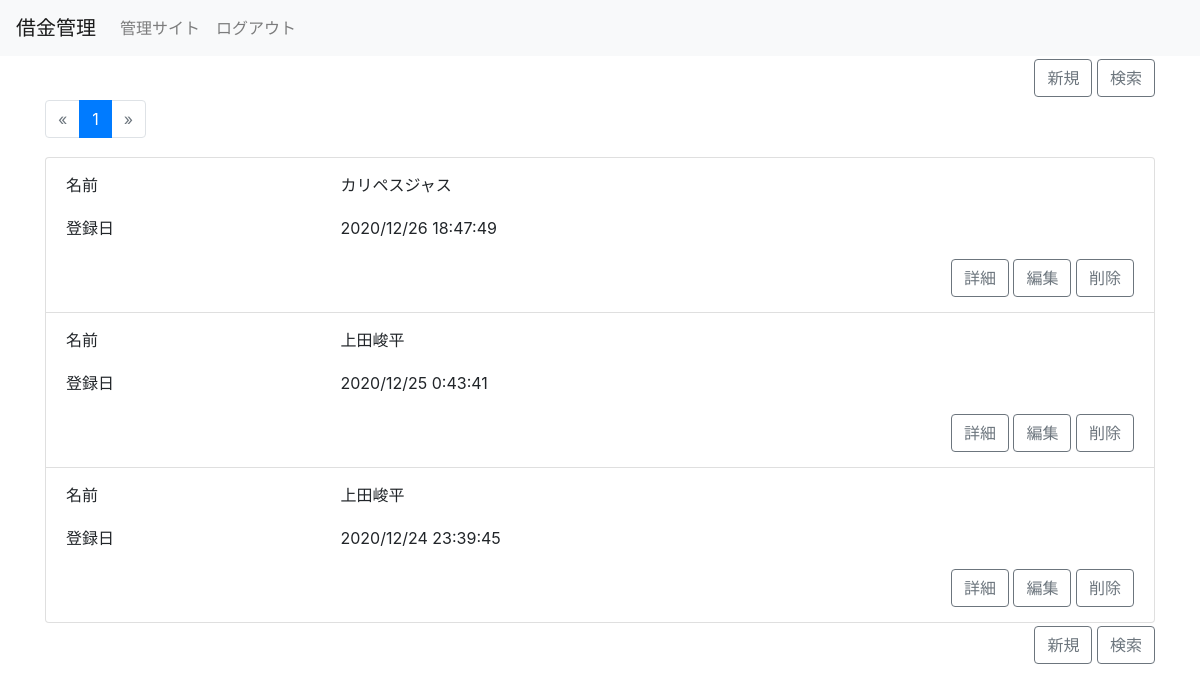
The app's page / (signed in), older data.
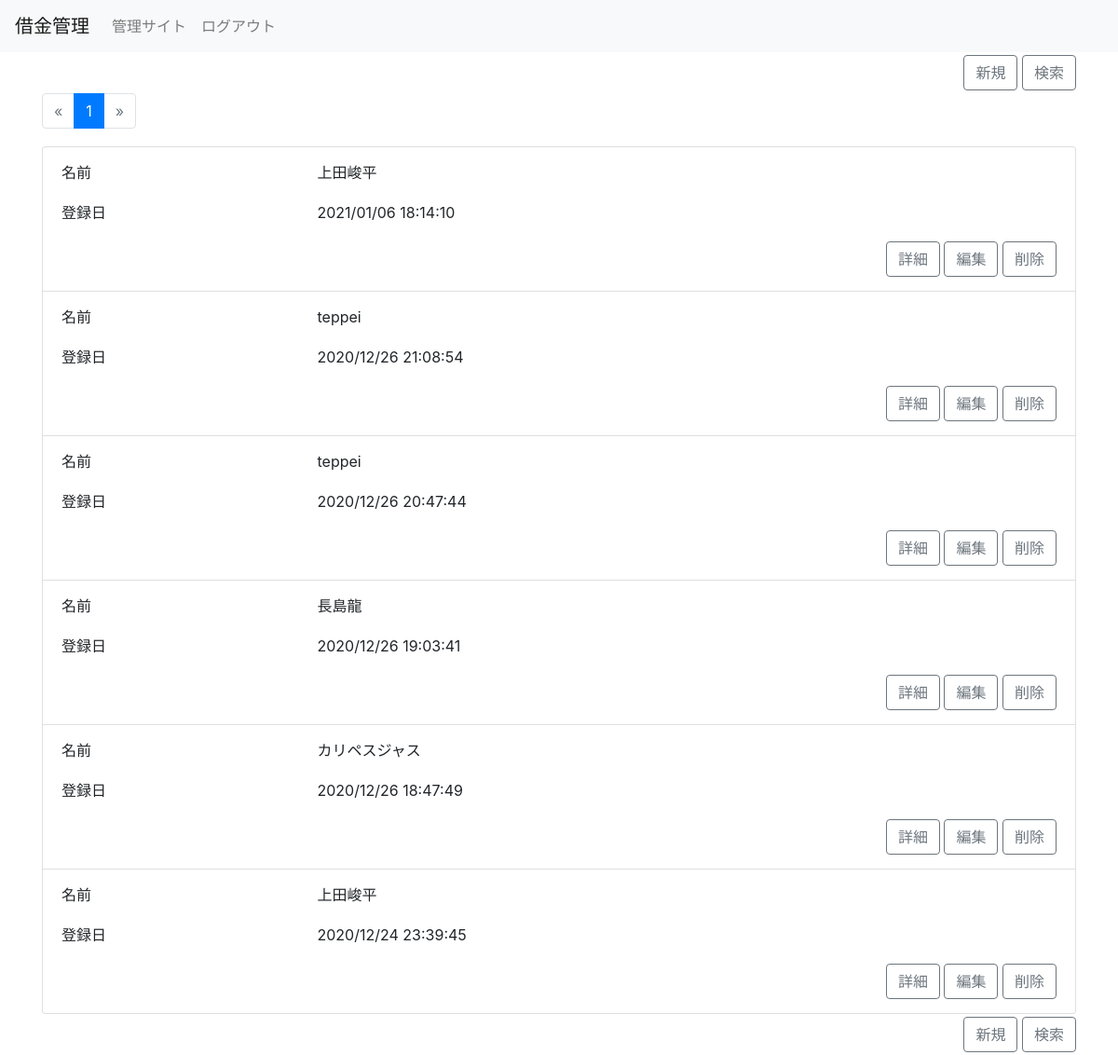
The same page, newer data.
### app/models.py (models this page shows, shortened)
class Item(models.Model):
    name = models.CharField(
        verbose_name="名前",
        max_length=200,
    )
    money = models.IntegerField(
        verbose_name="貸したお金",
        validators=[validators.MinValueValidator(0)]
    )
    memo = models.TextField(
        verbose_name="備考",
        max_length=300,
        blank=True,
        null=True,
    )
    created_at = models.DateTimeField(
        verbose_name="登録日",
        auto_now_add=True
    )
    class Meta:
        verbose_name = "アイテム",
        verbose_name_plural = "アイテム"

### app/views.py (the view)
# urls.py: path("", ItemFilterView.as_view(), name="index"),
class ItemFilterView(LoginRequiredMixin, FilterView):
    model = Item
    filterset_class = ItemFilter
    queryset = Item.objects.all().order_by("-created_at")
    strict = False
    paginate_by = 10
    def get(self, request, **kwargs):
        if request.GET:
            request.session["query"] = request.GET
        else:
            request.GET = request.GET.copy()
            if "query" in request.session.keys():
                for key in request.session["query"].keys():
                    request.GET[key] = request.session["query"][key]
        return super().get(request, **kwargs)

### app/templates/app/item_filter.html (shortened to what this page needs)
{% extends "./_base.html" %}
{% block content %}
{% load crispy_forms_tags %}
<div class="container">
    <div class="row">
        <div class="col-12">
            <div class="float-right">
                <a class="btn btn-outline-secondary" href="{% url 'create' %}">新規</a>
                <a class="btn btn-outline-secondary" data-toggle="modal" data-target="#myModal" href="#">検索</a>
            </div>
        </div>
    </div>
    <div class="row" >
        <div class="col-12">
            {% include "./_pagination.html" %}
        </div>
    </div>
    <div class="row">
        <div class="col-12">
            <ul class="list-group">
                {% for item in item_list %}
                <li class="list-group-item">
                    <div class="row">
                        <div class="col-3">
                            <p>名前</p>
                        </div>
                        <div class="col-9">
                            <p>{{ item.name }}</p>
                        </div>
                    </div>
                    <div class="row">
                        <div class="col-3">
                            <p>登録日</p>
                        </div>
                        <div class="col-9">
                            <p>{{item.created_at|date:"Y/m/d G:i:s"}}</p>
                        </div>
                    </div>
                    <div class="row">
                        <div class="col-12">
                            <div class="float-right">
                                <a class="btn btn-outline-secondary " href="{% url 'detail' item.pk %}">詳細</a>
                                <a class="btn btn-outline-secondary " href="{% url 'update' item.pk %}">編集</a>
                                <a class="btn btn-outline-secondary " href="{% url 'delete' item.pk %}">削除</a>
                            </div>
                        </div>
                    </div>
                </li>
                {% empty %}
                <li class="list-group-item">
                    対象のデータがありません
                </li>
                {% endfor %}
            </ul>
        </div>
    </div>
    <div class="row" >
        <div class="col-12">
            <div class="float-right">
                <a class="btn btn-outline-secondary" href="{% url 'create' %}">新規</a>
                <a class="btn btn-outline-secondary" data-toggle="modal" data-target="#myModal" href="#">検索</a>
            </div>
        </div>
    </div>
</div>
{% endblock %}

### app/templates/app/_base.html (shortened to what this page needs)
{% load static %}
<!DOCTYPE html>
<html lang="ja">
<head>
    <link href="https://maxcdn.bootstrapcdn.com/bootstrap/4.0.0/css/bootstrap.min.css" rel="stylesheet"
>
    <link href="{% static "app/css/app.css" %}" rel="stylesheet">
</head>
<body>
    <nav class="navbar navbar-expand-lg navbar-light bg-light">
        <a class="navbar-brand" href="#">借金管理</a>
        <div class="collapse navbar-collapse" id="Navber">
            <ul class="navbar-nav mr-auto">
                <li class="nav-item">
                    <a class="nav-link" href="{% url 'admin:index'%}">管理サイト</a>
                </li>
                <li class="nav-item">
                    <a class="nav-link" href="{% url 'admin:logout'%}">ログアウト</a>
                </li>
            </ul>
        </div>
    </nav>
    {% block content %}
    {% endblock %}
</body>
</html>

### app/templates/app/_pagination.html (shortened to what this page needs)
{% load item_extras %}
<ul class="pagination">
    {% if page_obj.has_previous %}
        <li class="page-item pagination-prev">
            <a class="page-link" href="?{% url_replace request 'page' page_obj.previous_page_number %}">&laquo;</a>
        </li>
    {% else %}
        <li class="disabled page-item pagination-next">
            <span class="page-link">&laquo;</span>
        </li>
    {% endif %}
    {% for page in page_obj.paginator.page_range %}
        {% if page %}
            {% ifequal page page_obj.number %}
                <li class="active page-item">
                    <span class="page-link">{{ page }}
                    </span>
                </li>
            {% else %}
                <li class="page-item">
                    <a class="page-link" href="?{% url_replace request 'page' page %}">{{ page }}</a>
                </li>
            {% endifequal %}
        {% endif %}
    {% endfor %}
    {% if page_obj.has_next %}
        <li class="page-item pagination-next">
            <a class="page-link" href="?{% url_replace request 'page' page_obj.next_page_number %}">&raquo;</a>
        </li>
    {% else %}
        <li class="disabled page-item pagination-next">
            <span class="page-link ">&raquo;</span>
        </li>
    {% endif %}
</ul>

### app/static/app/css/app.css (style rules this page uses)
.row { margin-top:3px; margin-bottom:3px; }

Row changes from the older to the newer data that the page shows:
removed Item: name "上田峻平", created_at "2020/12/25 0:43:41"
added Item: name "上田峻平", created_at "2021/01/06 18:14:10"
added Item: name "teppei", created_at "2020/12/26 21:08:54"
added Item: name "teppei", created_at "2020/12/26 20:47:44"
added Item: name "長島龍", created_at "2020/12/26 19:03:41"
